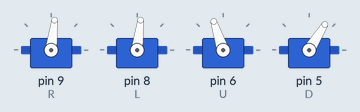
A sketch run on a simulated Arduino Uno, built with avr-gcc and run on an emulated ATmega328P. Shown: 4 × servo.

Above: at 0.1 s.
At 0.6 s:
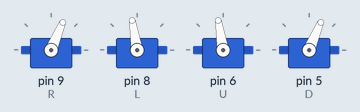
At 1.1 s:
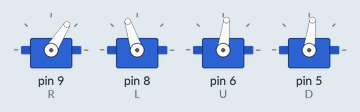
At 2.1 s:
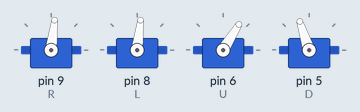
At 3.1 s:
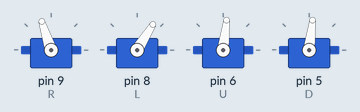
At 4.1 s:
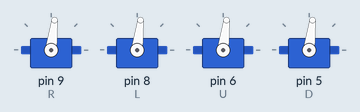
Timing chart, 0 to 5.6 s (numbered marks = the images above):
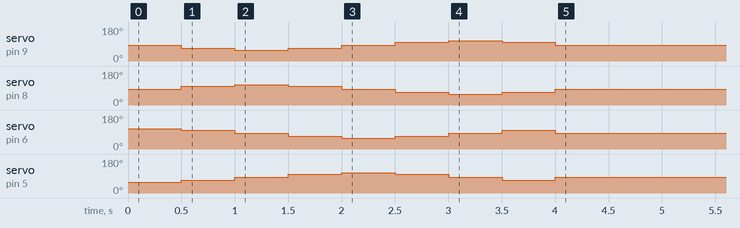

Measured:
- by itself, servo on pin 9 (R): 83° → 67° at 0.50 s, → 58° 0.50 s later, → 67° 0.50 s later, → 83° 0.50 s later, … (8 changes in this stretch)
- by itself, servo on pin 8 (L): 83° → 99° at 0.50 s, → 108° 0.50 s later, → 99° 0.50 s later, → 83° 0.50 s later, … (8 changes in this stretch)
- by itself, servo on pin 6 (U): 108° → 99° at 0.50 s, → 83° 0.50 s later, → 67° 0.50 s later, → 58° 0.50 s later, … (8 changes in this stretch)
- by itself, servo on pin 5 (D): 58° → 67° at 0.50 s, → 83° 0.50 s later, → 99° 0.50 s later, → 108° 0.50 s later, … (8 changes in this stretch)

The sketch:

test_30_degrees_corners.ino
```cpp
/*
 * Maven Holst
 * 07/26/21
 *
 * Sets roll and pitch to +/- 30 degrees, in 5 second intervals, to test tail range of motion
 */

#include <string.h>
#include <SPI.h>
#include <SD.h>
#include <Servo.h>
#include <inttypes.h>

//Servos
Servo U, D, L, R;
double midpoint = 1400.0;
int PWM_high = (round) (47.1 * 5.56 + midpoint);
int PWM_low = (round) (-47.1 * 5.56 + midpoint);
int PWM_mid = (round) (midpoint);
int PWM_high_oct = (round) (30.4 * 5.56 + midpoint);
int PWM_low_oct = (round) (-30.4 * 5.56 + midpoint);

void setup() {
  //attach servos to pins
  R.attach(9);
  L.attach(8);
  U.attach(6);
  D.attach(5);

  U.writeMicroseconds(PWM_high);
  D.writeMicroseconds(PWM_low);
  L.writeMicroseconds(PWM_mid);
  R.writeMicroseconds(PWM_mid);

  delay(500);

  U.writeMicroseconds(PWM_high_oct);
  D.writeMicroseconds(PWM_low_oct);
  L.writeMicroseconds(PWM_high_oct);
  R.writeMicroseconds(PWM_low_oct);

  delay(500);

  U.writeMicroseconds(PWM_mid);
  D.writeMicroseconds(PWM_mid);
  L.writeMicroseconds(PWM_high);
  R.writeMicroseconds(PWM_low);

  delay(500);

  U.writeMicroseconds(PWM_low_oct);
  D.writeMicroseconds(PWM_high_oct);
  L.writeMicroseconds(PWM_high_oct);
  R.writeMicroseconds(PWM_low_oct);

  delay(500);

  U.writeMicroseconds(PWM_low);
  D.writeMicroseconds(PWM_high);
  L.writeMicroseconds(PWM_mid);
  R.writeMicroseconds(PWM_mid);

  delay(500);

  U.writeMicroseconds(PWM_low_oct);
  D.writeMicroseconds(PWM_high_oct);
  L.writeMicroseconds(PWM_low_oct);
  R.writeMicroseconds(PWM_high_oct);

  delay(500);

  U.writeMicroseconds(PWM_mid);
  D.writeMicroseconds(PWM_mid);
  L.writeMicroseconds(PWM_low);
  R.writeMicroseconds(PWM_high);

  delay(500);

  U.writeMicroseconds(PWM_high_oct);
  D.writeMicroseconds(PWM_low_oct);
  L.writeMicroseconds(PWM_low_oct);
  R.writeMicroseconds(PWM_high_oct);

  delay(500);

  U.writeMicroseconds(PWM_mid);
  D.writeMicroseconds(PWM_mid);
  L.writeMicroseconds(PWM_mid);
  R.writeMicroseconds(PWM_mid);
}

void loop() {

}
```
